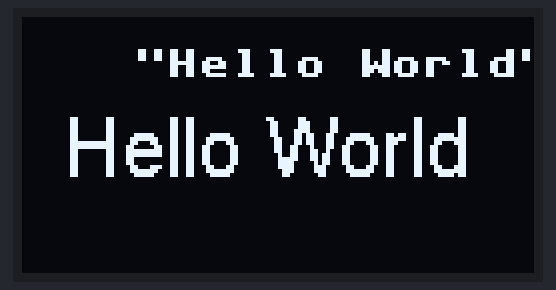
This program was run on a simulated ESP32 board running MicroPython. Parts: 128×64 one-colour display. Library files of the repository ran but are not shown: writer.py, sh1106.py, freesans20.py; what the program prints to the serial console is not drawn. At 5.1 s the program stops and its outputs stay as they are.

Above: at 5.2 s.

The program:

largerFontSH1106.py
```python
# it works! 2025-06-14

import time
from writer import Writer
import sh1106

from machine import Pin, I2C
i2c=I2C(0, scl=Pin(6), sda=Pin(5)) # ok, neste ESP os pinos são 5 e 6

oled = sh1106.SH1106_I2C(128, 64, i2c)
oled.fill(0)

oled.text('"Hello World"', 28, 12, 1) # test default font size
oled.show()
time.sleep(5)

# adapted from https://forum.micropython.org/viewtopic.php?t=11399
# Large Font
import freesans20

WIDTH = const(128)
HEIGHT = const(64)

# Create the I2C interface.
ssd = oled
print("I2C Address      : "+hex(i2c.scan()[0]).upper()) # Display device address
print("I2C Configuration: "+str(i2c))                   # Display I2C config

wri = Writer(ssd, freesans20)
Writer.set_textpos(ssd, 28, 12)  # verbose = False to suppress console output
wri.printstring('Hello World\n')
ssd.show()
```
